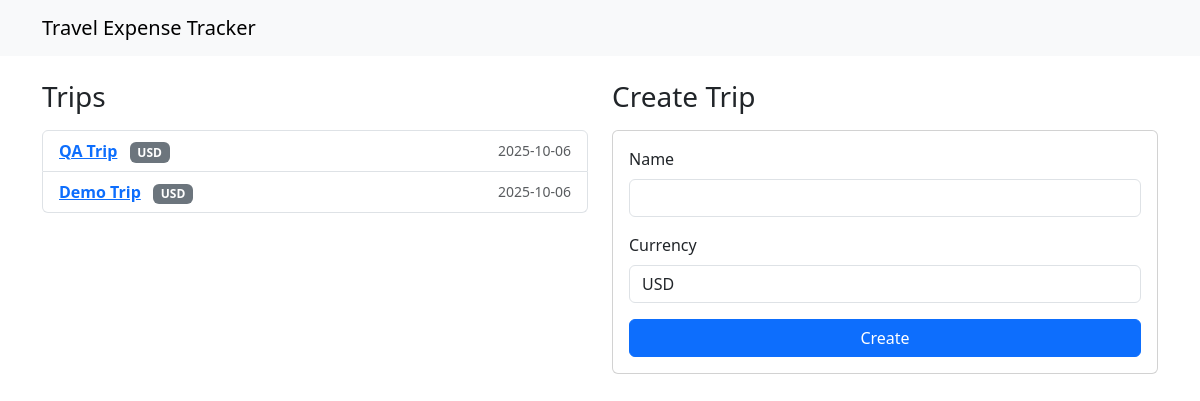
The page / on the database its author committed.
### app/models.py (models this page shows)
class Trip(db.Model):
    __tablename__ = "trips"
    id = db.Column(db.Integer, primary_key=True)
    name = db.Column(db.String(120), nullable=False)
    currency = db.Column(db.String(8), default="USD", nullable=False)
    created_at = db.Column(db.DateTime, default=datetime.utcnow, nullable=False)
    participants = db.relationship("Participant", backref="trip", cascade="all, delete-orphan")
    expenses = db.relationship("Expense", backref="trip", cascade="all, delete-orphan")

### app/views.py (the view)
@main_bp.route("/")
def index():
    trips = Trip.query.order_by(Trip.created_at.desc()).all()
    return render_template("index.html", trips=trips)

### app/templates/index.html
{% extends 'base.html' %}
{% block content %}
<div class="row">
  <div class="col-md-6">
    <h3 class="mb-3">Trips</h3>
    <ul class="list-group mb-4">
      {% for trip in trips %}
      <li class="list-group-item d-flex justify-content-between align-items-center">
        <div>
          <a href="{{ url_for('main.view_trip', trip_id=trip.id) }}" class="fw-semibold">{{ trip.name }}</a>
          <span class="badge text-bg-secondary ms-2">{{ trip.currency }}</span>
        </div>
        <small class="text-muted">{{ trip.created_at.strftime('%Y-%m-%d') }}</small>
      </li>
      {% else %}
      <li class="list-group-item">No trips yet.</li>
      {% endfor %}
    </ul>
  </div>
  <div class="col-md-6">
    <h3 class="mb-3">Create Trip</h3>
    <form method="post" action="{{ url_for('main.create_trip') }}" class="card card-body">
      <div class="mb-3">
        <label class="form-label">Name</label>
        <input type="text" class="form-control" name="name" required>
      </div>
      <div class="mb-3">
        <label class="form-label">Currency</label>
        <input type="text" class="form-control" name="currency" value="USD">
      </div>
      <button class="btn btn-primary">Create</button>
    </form>
  </div>
</div>
{% endblock %}

### rows shown on the page
Trip: name "QA Trip", currency "USD", created_at "2025-10-06"
Trip: name "Demo Trip", currency "USD", created_at "2025-10-06"
